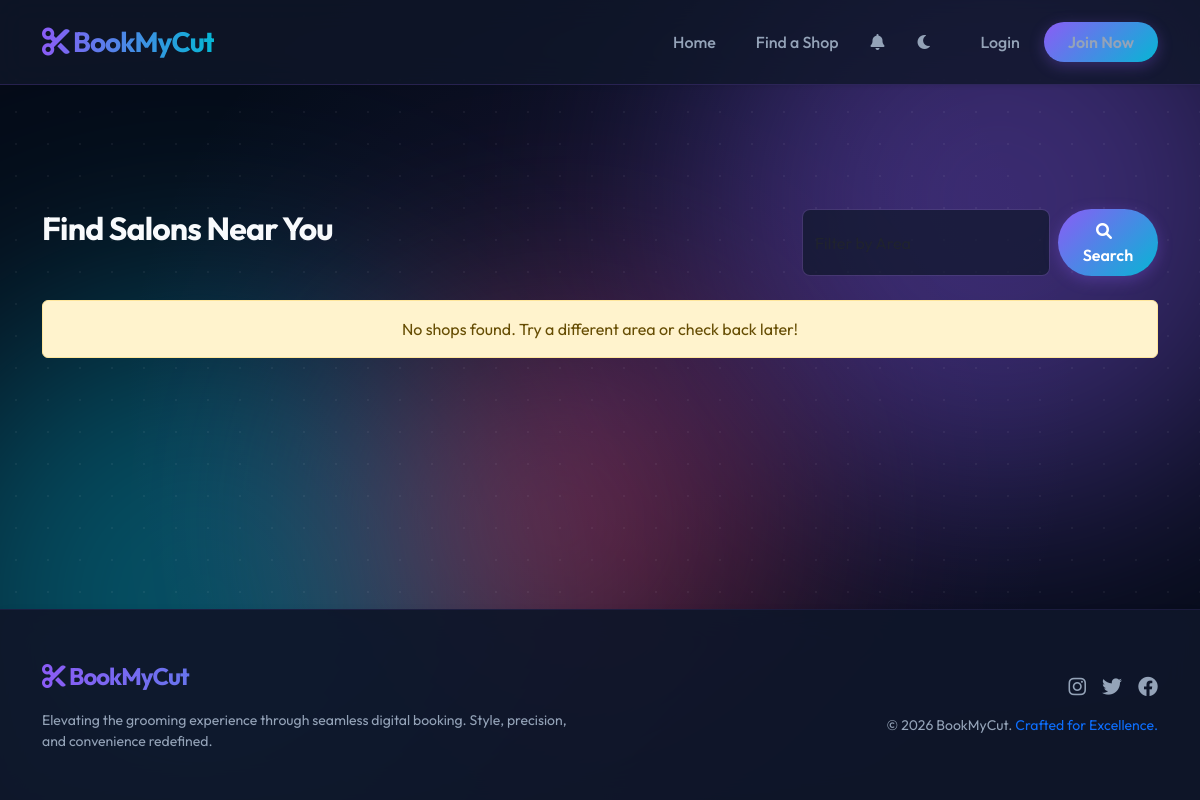
Before: /shops with the older database file.
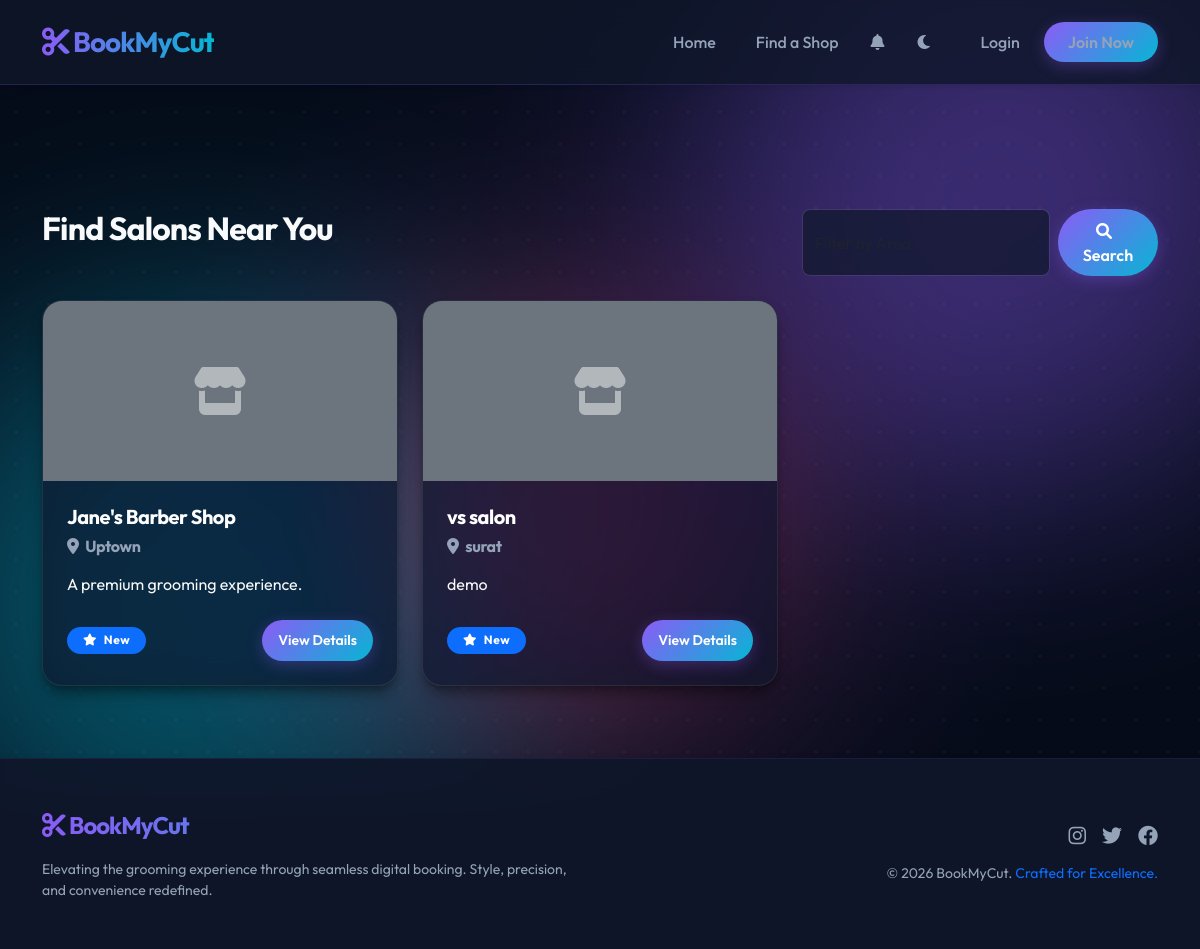
After: the same page with the newer database file.
### tables this page shows
CREATE TABLE shops (
    id INTEGER PRIMARY KEY AUTOINCREMENT,
    owner_id INTEGER NOT NULL,
    name VARCHAR(100) NOT NULL,
    area VARCHAR(100) NOT NULL,
    address TEXT NOT NULL,
    description TEXT,
    contact_number VARCHAR(20),
    shop_image VARCHAR(255),
    created_at TIMESTAMP DEFAULT (datetime('now', 'localtime')),
    FOREIGN KEY (owner_id) REFERENCES users(id) ON DELETE CASCADE
);

### app.py (the view, shortened to what this page needs)
@app.route('/shops')
def list_shops():
    cursor = get_db_cursor()
    area_filter = request.args.get('area', '').strip()
    cursor.execute('SELECT DISTINCT area FROM shops WHERE area IS NOT NULL')
    all_areas = [row['area'] for row in cursor.fetchall()]
    for area in all_areas:
        search_index.insert(area)
    query = 'SELECT * FROM shops'
    params = ()
    cursor.execute(query, params)
    shops = [dict(row) for row in cursor.fetchall()]
    for shop in shops:
         cursor.execute('SELECT AVG(rating) as avg_rating FROM reviews WHERE shop_id = ?', (shop['id'],))
         res = cursor.fetchone()
         shop['rating'] = round(res['avg_rating'], 1) if res['avg_rating'] else 'New'
    return render_template('shops.html', shops=shops, all_areas=all_areas, area_filter=area_filter)

### app.py (called while the page is built)
def get_db_cursor():
    return db.connection.cursor()

def is_logged_in():
    return 'loggedin' in session

@app.context_processor
def inject_shop_status():
    unread_count = 0
    if is_logged_in():
        from flask import g
        cursor = get_db_cursor()
        cursor.execute("SELECT COUNT(*) as count FROM notifications WHERE user_id = ? AND is_read = FALSE", (session['id'],))
        res = cursor.fetchone()
        unread_count = res['count'] if res else 0
    if is_logged_in() and is_owner():
        cursor = get_db_cursor()
        cursor.execute('SELECT id FROM shops WHERE owner_id = ?', (session['id'],))
        shop = cursor.fetchone()
        return {'owner_has_shop': shop is not None, 'owner_shop_id': shop['id'] if shop else None, 'unread_notifications': unread_count, 'get_now': get_now}
    return {'owner_has_shop': False, 'owner_shop_id': None, 'unread_notifications': unread_count, 'get_now': get_now}

    @property
    def connection(self):
        if 'db_conn' not in g:
            g.db_conn = sqlite3.connect(self.db_path)
            g.db_conn.row_factory = sqlite3.Row
            g.db_conn.execute("PRAGMA foreign_keys = ON")
        return g.db_conn

### templates/shops.html (shortened to what this page needs)
{% extends 'base.html' %}
{% block content %}
<div class="row mb-4">
    <div class="col-md-8">
        <h2>Find Salons Near You</h2>
    </div>
    <div class="col-md-4">
        <form action="{{ url_for('list_shops') }}" method="get" class="d-flex">
            <input class="form-control me-2" type="search" name="area" placeholder="Filter by Area" aria-label="Search"
                list="area-list" value="{{ area_filter or '' }}">
            <button class="btn btn-primary rounded-pill px-4" type="submit">
                <i class="fas fa-search me-2"></i> Search
            </button>
        </form>
    </div>
</div>
<div class="row">
    {% for shop in shops %}
    <div class="col-md-4 mb-4">
        <div class="glass-card h-100 p-0 overflow-hidden fade-in">
            {% if shop.shop_image %}
            <img src="{{ url_for('static', filename='uploads/shop_pics/' + shop.shop_image) }}" class="card-img-top"
                alt="{{ shop.name }}" style="height: 180px; object-fit: cover;">
            {% else %}
            <div class="card-img-top bg-secondary d-flex align-items-center justify-content-center"
                style="height: 180px;">
                <i class="fas fa-store fa-3x text-light opacity-50"></i>
            </div>
            {% endif %}
            <div class="card-body p-4">
                <h5 class="fw-bold text-white mb-2">{{ shop.name }}</h5>
                <h6 class="text-muted mb-3"><i class="fas fa-map-marker-alt me-1"></i> {{ shop.area }}</h6>
                <p class="text-light text-truncate mb-4">{{ shop.description }}</p>
                <div class="d-flex justify-content-between align-items-center">
                    <span class="badge bg-primary px-3 rounded-pill"><i class="fas fa-star me-1"></i> {{ shop.rating
                        }}</span>
                    <a href="{{ url_for('shop_details', shop_id=shop.id) }}"
                        class="btn btn-primary btn-sm rounded-pill px-3">View Details</a>
                </div>
            </div>
        </div>
    </div>
    {% else %}
    <div class="col-12">
        <div class="alert alert-warning text-center">
            No shops found. Try a different area or check back later!
        </div>
    </div>
    {% endfor %}
</div>
{% endblock %}

Changed rows visible on the page:
added shops: name "Jane's Barber Shop", area "Uptown", description "A premium grooming experience.", rating "New"
added shops: name "vs salon", area "surat", description "demo", rating "New"
Other visible differences:
text no longer shown: "No shops found. Try a different area or check back later!"
